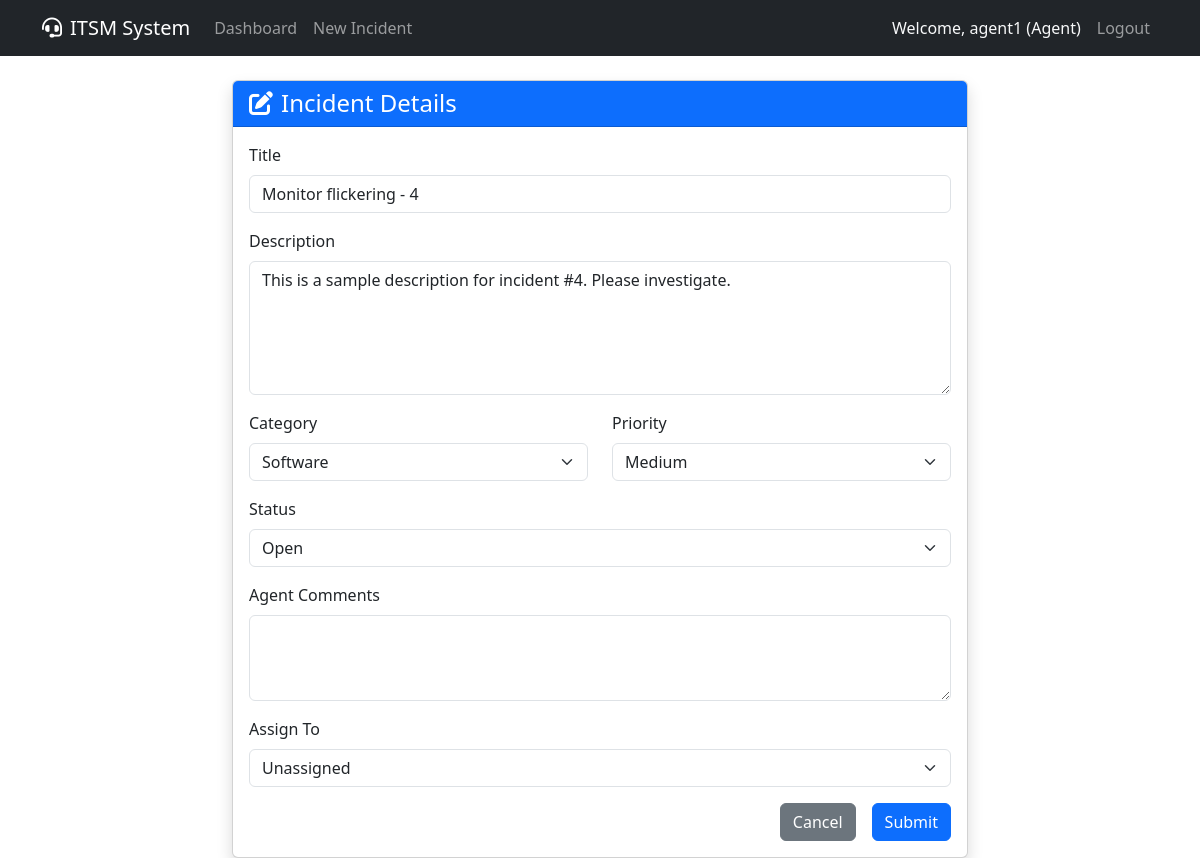
Page /incident/4 (signed in) on the committed database.
### app/models.py (models this page shows, shortened)
class User(UserMixin, db.Model):
    id = db.Column(db.Integer, primary_key=True)
    username = db.Column(db.String(64), index=True, unique=True)
    email = db.Column(db.String(120), index=True, unique=True)
    password_hash = db.Column(db.String(128))
    role = db.Column(db.String(20), default='User') # Admin, Agent, User
    incidents_created = db.relationship('Incident', backref='author', lazy='dynamic', foreign_keys='Incident.user_id')
    incidents_assigned = db.relationship('Incident', backref='assignee', lazy='dynamic', foreign_keys='Incident.assigned_to_id')

class Incident(db.Model):
    id = db.Column(db.Integer, primary_key=True)
    title = db.Column(db.String(140))
    description = db.Column(db.Text)
    category = db.Column(db.String(50), default='General') # Hardware, Software, Network, Access, General
    status = db.Column(db.String(20), default='Open') # Open, In Progress, Resolved, Closed
    priority = db.Column(db.String(20), default='Medium') # Low, Medium, High, Critical
    comments = db.Column(db.Text) # Agent/Admin comments
    created_at = db.Column(db.DateTime, index=True, default=datetime.utcnow)
    updated_at = db.Column(db.DateTime, default=datetime.utcnow, onupdate=datetime.utcnow)
    user_id = db.Column(db.Integer, db.ForeignKey('user.id'))
    assigned_to_id = db.Column(db.Integer, db.ForeignKey('user.id'), nullable=True)

### app/routes.py (the view)
@bp.route('/incident/<int:incident_id>', methods=['GET', 'POST'])
@login_required
def incident(incident_id):
    try:
        incident = Incident.query.get_or_404(incident_id)
        if current_user.role == 'User' and incident.author != current_user:
            current_app.logger.warning(f"Unauthorized access attempt by {current_user.username} to incident {incident_id}")
            abort(403)
        form = IncidentForm()
        agents = User.query.filter(User.role.in_(['Agent', 'Admin'])).all()
        form.assigned_to.choices = [(0, 'Unassigned')] + [(u.id, u.username) for u in agents]
        if form.validate_on_submit():
            incident.title = form.title.data
            incident.description = form.description.data
            incident.category = form.category.data
            incident.priority = form.priority.data
            incident.status = form.status.data
            if current_user.role in ['Agent', 'Admin']:
                incident.comments = form.comments.data
                if form.assigned_to.data != 0:
                    incident.assigned_to_id = form.assigned_to.data
                else:
                    incident.assigned_to_id = None
            db.session.commit()
            current_app.logger.info(f"Incident {incident_id} updated by {current_user.username}")
            flash('Incident has been updated!', 'success')
        elif request.method == 'GET':
            form.title.data = incident.title
            form.description.data = incident.description
            form.category.data = incident.category
            form.priority.data = incident.priority
            form.status.data = incident.status
            form.comments.data = incident.comments
            form.assigned_to.data = incident.assigned_to_id if incident.assigned_to_id else 0
        return render_template('incident_form.html', title='Incident Details', form=form, legend='Incident Details', incident=incident)
    except Exception as e:
        current_app.logger.error(f"Error accessing/updating incident {incident_id}: {str(e)}")
        db.session.rollback()
        flash('An error occurred while processing the incident.', 'danger')
        return redirect(url_for('main.index'))

### app/forms.py
class IncidentForm(FlaskForm):
    title = StringField('Title', validators=[DataRequired()])
    description = TextAreaField('Description', validators=[DataRequired()])
    category = SelectField('Category', choices=[('General', 'General'), ('Hardware', 'Hardware'), ('Software', 'Software'), ('Network', 'Network'), ('Access', 'Access')], default='General')
    priority = SelectField('Priority', choices=[('Low', 'Low'), ('Medium', 'Medium'), ('High', 'High'), ('Critical', 'Critical')], default='Medium')
    status = SelectField('Status', choices=[('Open', 'Open'), ('In Progress', 'In Progress'), ('Resolved', 'Resolved'), ('Closed', 'Closed')], default='Open')
    comments = TextAreaField('Agent Comments')
    assigned_to = SelectField('Assign To', coerce=int, choices=[]) # Populated dynamically
    submit = SubmitField('Submit')

### app/models.py (called while the page is built)
@login.user_loader
def load_user(id):
    return User.query.get(int(id))

### app/templates/incident_form.html (shortened to what this page needs)
{% extends "base.html" %}
{% block content %}
<div class="row justify-content-center">
    <div class="col-md-8">
        <div class="card shadow">
            <div class="card-header bg-primary text-white">
                <h4 class="mb-0"><i class="fas fa-edit me-2"></i>{{ legend }}</h4>
            </div>
            <div class="card-body">
                <form method="POST" action="">
                    <div class="mb-3">
                        {{ form.title.label(class="form-label") }}
                        {{ form.title(class="form-control") }}
                    </div>
                    <div class="mb-3">
                        {{ form.description.label(class="form-label") }}
                        {{ form.description(class="form-control", rows=5) }}
                    </div>
                    <div class="row">
                        <div class="col-md-6 mb-3">
                            {{ form.category.label(class="form-label") }}
                            {{ form.category(class="form-select") }}
                        </div>
                        <div class="col-md-6 mb-3">
                            {{ form.priority.label(class="form-label") }}
                            {{ form.priority(class="form-select") }}
                        </div>
                    </div>
                    {% if incident %}
                    <div class="mb-3">
                        {{ form.status.label(class="form-label") }}
                        {{ form.status(class="form-select") }}
                    </div>
                    {% endif %}
                    {% if current_user.role in ['Agent', 'Admin'] %}
                    <div class="mb-3">
                        {{ form.comments.label(class="form-label") }}
                        {{ form.comments(class="form-control", rows=3) }}
                    </div>
                    <div class="mb-3">
                        {{ form.assigned_to.label(class="form-label") }}
                        {{ form.assigned_to(class="form-select") }}
                    </div>
                    {% else %}
                        <input type="hidden" name="assigned_to" value="0">
                    {% endif %}
                    <div class="d-grid gap-2 d-md-flex justify-content-md-end">
                        <a href="{{ url_for('main.index') }}" class="btn btn-secondary me-md-2">Cancel</a>
                        {{ form.submit(class="btn btn-primary") }}
                    </div>
                </form>
            </div>
        </div>
    </div>
</div>
{% endblock %}

### app/templates/base.html (shortened to what this page needs)
<!doctype html>
<html lang="en">
  <head>
    <link href="https://cdn.jsdelivr.net/npm/bootstrap@5.3.2/dist/css/bootstrap.min.css" rel="stylesheet">
    <link rel="stylesheet" href="https://cdnjs.cloudflare.com/ajax/libs/font-awesome/6.0.0/css/all.min.css">
  </head>
  <body>
    <nav class="navbar navbar-expand-lg navbar-dark bg-dark mb-4">
      <div class="container">
        <a class="navbar-brand" href="{{ url_for('main.index') }}"><i class="fas fa-headset me-2"></i>ITSM System</a>
        <div class="collapse navbar-collapse" id="navbarNav">
          <ul class="navbar-nav me-auto">
            <li class="nav-item">
              <a class="nav-link" href="{{ url_for('main.index') }}">Dashboard</a>
            </li>
            {% if current_user.is_authenticated %}
            <li class="nav-item">
              <a class="nav-link" href="{{ url_for('main.new_incident') }}">New Incident</a>
            </li>
            {% endif %}
          </ul>
          <ul class="navbar-nav">
            {% if current_user.is_authenticated %}
              <li class="nav-item">
                <span class="nav-link text-light">Welcome, {{ current_user.username }} ({{ current_user.role }})</span>
              </li>
              <li class="nav-item">
                <a class="nav-link" href="{{ url_for('auth.logout') }}">Logout</a>
              </li>
            {% endif %}
          </ul>
        </div>
      </div>
    </nav>
    <div class="container">
      {% block content %}{% endblock %}
    </div>
  </body>
</html>

### rows in the picture
User: username "agent1", role "Agent"
Incident: title "Monitor flickering - 4", description "This is a sample description for incident #4. Please investigate.", category "Software", priority "Medium", status "Open", assigned_to "Unassigned"

### other values in the picture
{{ legend }} "Incident Details"
